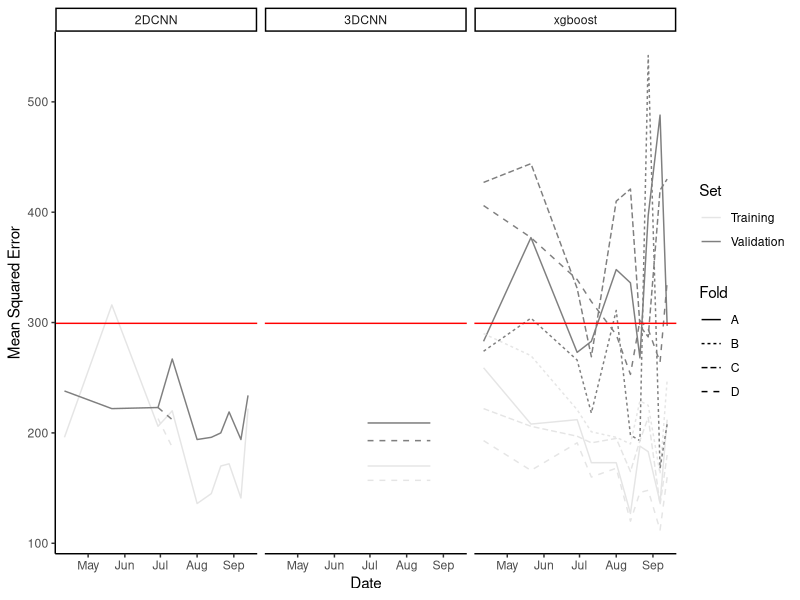

Reproduce this figure in R.
## ---- chunk 1
library(lubridate)
library(ggplot2)
library(tidyverse)

rice <- read.csv('rice_remote_sensing - Sheet1.csv', header=T)
rice$Date <- as.Date(rice$Date, "%m-%d-%Y")
rice <- subset(rice, Date != "2019-06-13")
rice.long <- rice %>% pivot_longer(c(Train_MSE, Val_MSE))

ggplot(rice.long, aes(x=Date, y=value, lty=Set, col=name)) + facet_grid(.~Model) + geom_line() + theme_classic() + geom_hline(yintercept = 17.3^2, col="red") + scale_color_manual(values = c("grey90","grey50"), name="Set", labels=c("Training", "Validation")) + scale_linetype(name="Fold") + ylab("Mean Squared Error")
